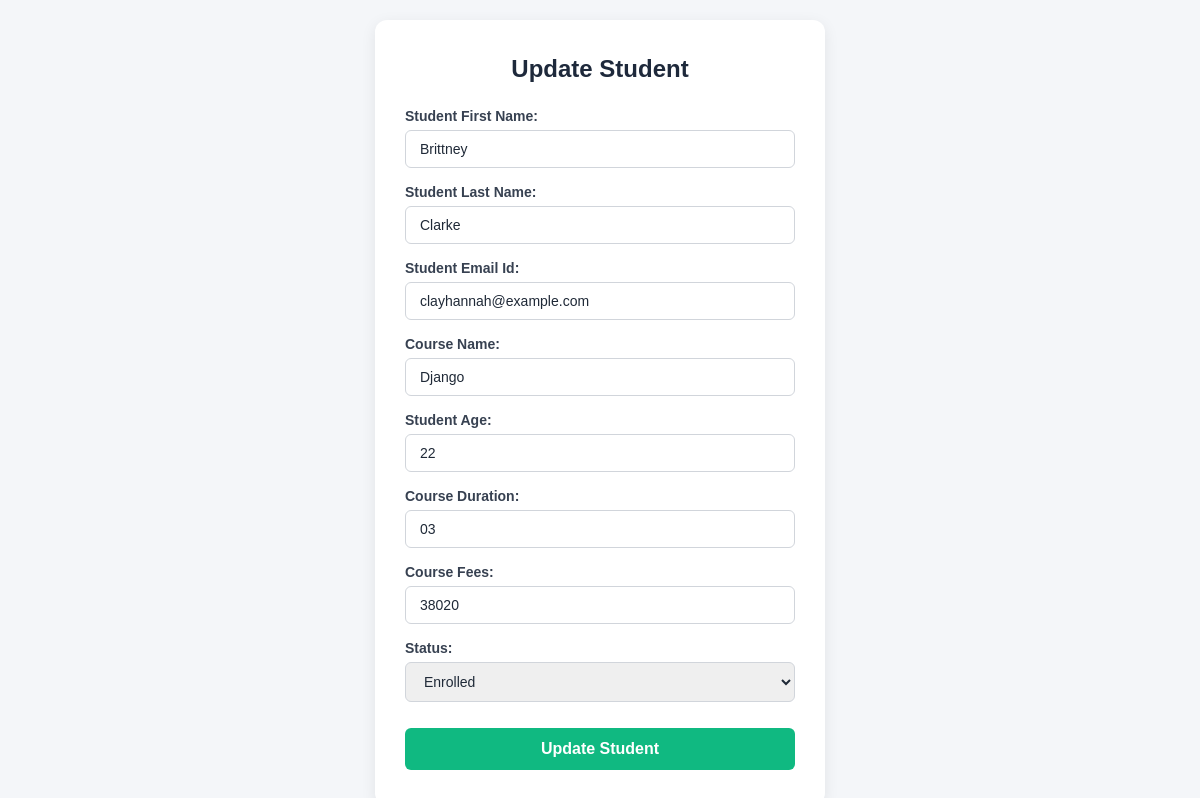
The app's page /editstudent/2362 (signed in) with its own data.
### testapp/models.py (models this page shows)
class Student(models.Model):
    student_First_Name = models.CharField(max_length = 150)
    student_Last_Name = models.CharField(max_length = 150)
    student_Email_Id =  models.EmailField()
    course_Name = models.CharField(max_length = 150)
    student_Age =  models.IntegerField()
    course_Duration = models.CharField(max_length=20, default='3 Months')
    course_Fees =  models.IntegerField()
    STATUS_CHOICES = [
        ('Active', 'Active'),
        ('Completed', 'Completed'),
        ('Enrolled', 'Enrolled'),
    ]
    status = models.CharField(max_length=20, choices=STATUS_CHOICES, default='Active')

### testapp/views.py (the view)
# urls.py: path('editstudent/<int:id>',views.editstudent_view),
def editstudent_view(request,id):
    if not request.user.is_authenticated or not request.user.is_staff:
        messages.error(request, "Access Denied: Only teachers can edit student records.")
        return redirect('/accounts/login/')
    student = get_object_or_404(Student, id=id)
    form = StudentForm(instance=student)
    stu  = Student.objects.get(id=id)
    form=StudentForm(instance=stu)
    if request.method== 'POST':
        form=StudentForm(request.POST,instance=stu)
        if form.is_valid():
            form.save()
            return HttpResponseRedirect('/')
    return render(request, 'editstudent.html',{'form':form})

### testapp/forms.py
class StudentForm(forms.ModelForm):
    class Meta :
        model = Student
        fields = '__all__'

### templates/editstudent.html (shortened to what this page needs)
{% load static %}
<!DOCTYPE html>
<html lang="en">
<head>
    <link rel="stylesheet" href="{% static 'css/addstudent.css' %}">
</head>
<body>
    <div class="form-card">
        <h2>Update Student</h2>
        <form method="POST">
            {{ form.as_p }}
            <button type="submit" class="btn-submit" onclick="return confirm('Successfully Updated!');">Update Student</button>
        </form>
    </div>
</body>
</html>

### static/css/addstudent.css (style rules this page uses)
* { margin: 0; padding: 0; box-sizing: border-box; font-family: Arial, sans-serif; }
body { background-color: #f4f6f9; min-height: 100vh; display: flex; justify-content: center; align-items: center; padding: 20px; }
.form-card { background-color: #ffffff; width: 100%; max-width: 450px; padding: 35px 30px; border-radius: 12px; box-shadow: 0 4px 15px rgba(0, 0, 0, 0.08); }
.form-card h2 { text-align: center; color: #1e293b; margin-bottom: 25px; font-size: 24px; font-weight: 700; }
form p { display: flex; flex-direction: column; margin-bottom: 16px; }
label { font-size: 14px; font-weight: 600; color: #374151; margin-bottom: 6px; }
input[type="text"], input[type="email"], input[type="number"], select { width: 100%; padding: 10px 14px; border: 1px solid #d1d5db; border-radius: 6px; font-size: 14px; color: #1f2937; outline: none; transition: border-color 0.2s, box-shadow 0.2s; }
.btn-submit { width: 100%; background-color: #10b981; color: #ffffff; padding: 12px 0; border: none; border-radius: 6px; font-size: 16px; font-weight: 600; cursor: pointer; margin-top: 10px; transition: background-color 0.2s ease; }

### records on screen
Student: student_First_Name "Brittney", student_Last_Name "Clarke", student_Email_Id "clayhannah@example.com", course_Name "Django", student_Age "22", course_Duration "03", course_Fees "38020", status "Enrolled"
